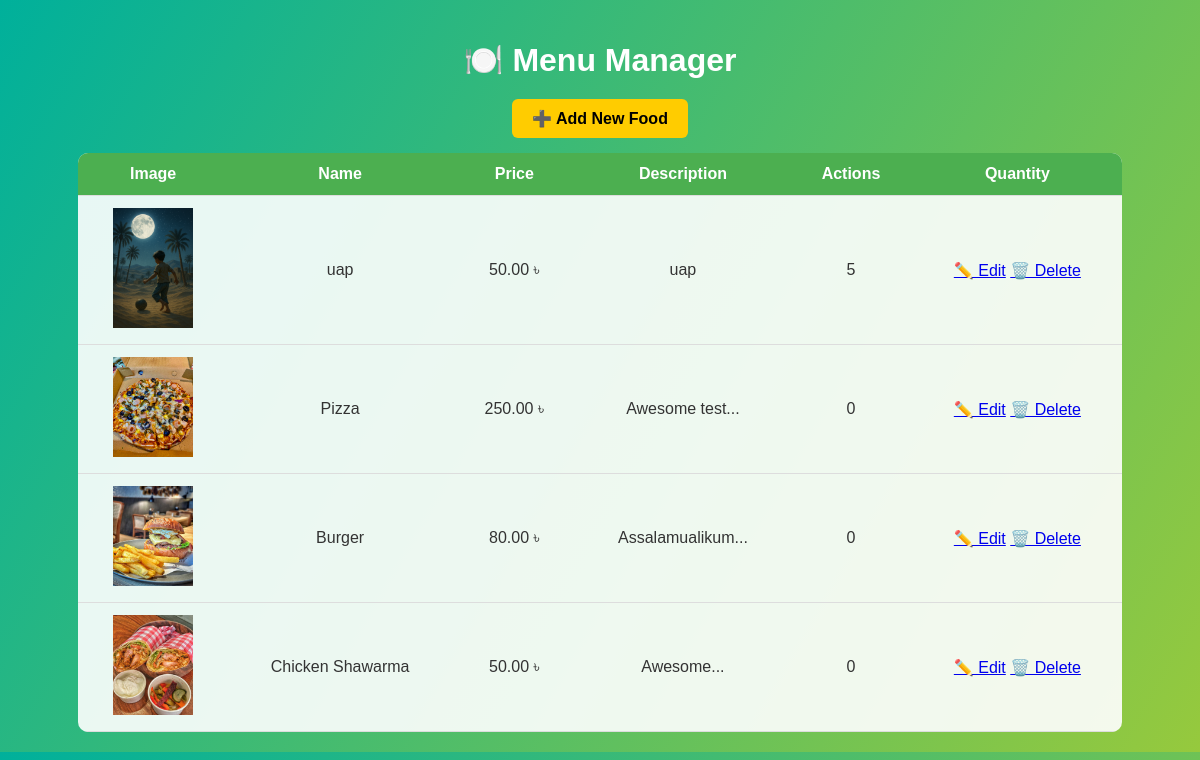
The app's page /staff/menu/ (signed in) with its own data.
### menu/models.py (models this page shows, shortened)
class FoodItem(models.Model):
    name = models.CharField(max_length=100)
    description = models.TextField(blank=True)
    price = models.DecimalField(max_digits=20, decimal_places=2, default=Decimal('0.00'))
    image = models.ImageField(upload_to='menu_images/', blank=True, null=True)
    available = models.BooleanField(default=True)
    quantity = models.PositiveIntegerField(default=0)

### menu/views.py (the view)
# urls.py: path('staff/menu/', views.staff_menu, name='staff_menu'),
@login_required
def staff_menu(request):
    foods = FoodItem.objects.all().order_by('-id')
    return render(request, 'staff_menu.html', {'foods': foods})

### inventory_app/context_processors.py (called while the page is built)
def low_stock_notification(request):
    low_stock_items = InventoryItem.objects.filter(quantity__lt=F('reorder_level'))
    return {
        'low_stock_count': low_stock_items.count(),
        'low_stock_items': low_stock_items
    }

### templates/staff_menu.html (shortened to what this page needs)
<!DOCTYPE html>
<html lang="en">
{% load static %}
<head>
  <link rel="stylesheet" href="{% static 'staff_menu.css' %}">
</head>
<body>
  <h1>🍽️ Menu Manager</h1>
  <a href="{% url 'add_food' %}" class="add-btn">➕ Add New Food</a>
  <table>
    <tr>
      <th>Image</th><th>Name</th><th>Price</th><th>Description</th><th>Actions</th><th>Quantity</th>
    </tr>
    {% for food in foods %}
    <tr>
      <td>
        {% if food.image %}
        <img src="{{ food.image.url }}" width="80">
        {% endif %}
      </td>
      <td>{{ food.name }}</td>
      <td>{{ food.price }} ৳</td>
      <td>{{ food.description|truncatechars:30 }}</td>
         <td>{{ food.quantity }}</td>
      <td>
        <a href="{% url 'edit_food' food.id %}">✏️ Edit</a>
        <a href="{% url 'delete_food' food.id %}" onclick="return confirm('Delete this item?')">🗑️ Delete</a>
      </td>
    </tr>
    {% empty %}
      <tr><td colspan="5">No items added yet 🍔</td></tr>
    {% endfor %}
  </table>
</body>
</html>

### static/staff_menu.css (style rules this page uses)
body { font-family: 'Poppins', sans-serif; background: linear-gradient(120deg, #00b09b, #96c93d); color: #333; text-align: center; margin: 0; padding: 20px; }
h1, h2 { color: white; margin-bottom: 20px; }
table { width: 90%; margin: auto; border-collapse: collapse; background: rgba(255,255,255,0.9); border-radius: 10px; overflow: hidden; }
th, td { padding: 12px 20px; border-bottom: 1px solid #ddd; }
th { background: #4caf50; color: white; }
.add-btn { display: inline-block; background: #ffcc00; color: black; padding: 10px 20px; border-radius: 6px; margin-bottom: 15px; text-decoration: none; font-weight: bold; }

### records on screen
FoodItem: image (picture), name "uap", price "50.00", description "uap", quantity "5"
FoodItem: image (picture), name "Pizza", price "250.00", description "Awesome test...", quantity "0"
FoodItem: image (picture), name "Burger", price "80.00", description "Assalamualikum...", quantity "0"
FoodItem: image (picture), name "Chicken Shawarma", price "50.00", description "Awesome...", quantity "0"
